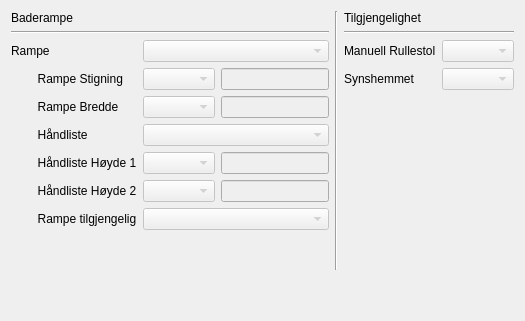
               <widget class="QWidget" name="tab_7">
                <attribute name="title">
                 <string>Baderampe</string>
                </attribute>
                <layout class="QVBoxLayout" name="verticalLayout_39">
                 <item>
                  <layout class="QVBoxLayout" name="verticalLayout_28">
                   <item>
                    <layout class="QHBoxLayout" name="horizontalLayout_43">
                     <item>
                      <layout class="QVBoxLayout" name="verticalLayout_27">
                       <item>
                        <widget class="QLabel" name="label_rampe_boxs_2">
                         <property name="text">
                          <string>Baderampe</string>
                         </property>
                        </widget>
                       </item>
                       <item>
                        <widget class="Line" name="line_7">
                         <property name="orientation">
                          <enum>Qt::Horizontal</enum>
                         </property>
                        </widget>
                       </item>
                       <item>
                        <layout class="QFormLayout" name="formLayout_7">
                         <item row="0" column="0">
                          <widget class="QLabel" name="label_29">
                           <property name="text">
                            <string>Rampe</string>
                           </property>
                          </widget>
                         </item>
                         <item row="0" column="1">
                          <widget class="QComboBox" name="comboBox_2">
                           <property name="enabled">
                            <bool>false</bool>
                           </property>
                           <item>
                            <property name="text">
                             <string/>
                            </property>
                           </item>
                           <item>
                            <property name="text">
                             <string>Ja</string>
                            </property>
                           </item>
                           <item>
                            <property name="text">
                             <string>Nei</string>
                            </property>
                           </item>
                          </widget>
                         </item>
                         <item row="1" column="0">
                          <widget class="QLabel" name="label_rmp_stigning_2">
                           <property name="text">
                            <string>        Rampe Stigning</string>
                           </property>
                          </widget>
                         </item>
                         <item row="1" column="1">
                          <layout class="QHBoxLayout" name="horizontalLayout_37">
                           <item>
                            <widget class="QComboBox" name="comboBox_rmp_stigning_2">
                             <property name="enabled">
                              <bool>false</bool>
                             </property>
                            </widget>
                           </item>
                           <item>
                            <widget class="QLineEdit" name="lineEdit_rmp_stigning_2">
                             <property name="enabled">
                              <bool>false</bool>
                             </property>
                            </widget>
                           </item>
                          </layout>
                         </item>
                         <item row="2" column="0">
                          <widget class="QLabel" name="label_rmp_bredde_2">
                           <property name="text">
                            <string>        Rampe Bredde</string>
                           </property>
                          </widget>
                         </item>
                         <item row="2" column="1">
                          <layout class="QHBoxLayout" name="horizontalLayout_38">
                           <item>
                            <widget class="QComboBox" name="comboBox_rmp_bredde_2">
                             <property name="enabled">
                              <bool>false</bool>
                             </property>
                            </widget>
                           </item>
                           <item>
                            <widget class="QLineEdit" name="lineEdit_rmp_bredde_2">
                             <property name="enabled">
                              <bool>false</bool>
                             </property>
                            </widget>
                           </item>
                          </layout>
                         </item>
                         <item row="3" column="0">
                          <widget class="QLabel" name="label_handliste_2">
                           <property name="text">
                            <string>        Håndliste</string>
                           </property>
                          </widget>
                         </item>
                         <item row="3" column="1">
                          <layout class="QHBoxLayout" name="horizontalLayout_39">
                           <item>
                            <widget class="QComboBox" name="comboBox_handliste_2">
                             <property name="enabled">
                              <bool>false</bool>
                             </property>
                            </widget>
                           </item>
                          </layout>
                         </item>
                         <item row="4" column="0">
                          <widget class="QLabel" name="label_hand1_2">
                           <property name="text">
                            <string>        Håndliste Høyde 1</string>
                           </property>
                          </widget>
                         </item>
                         <item row="4" column="1">
                          <layout class="QHBoxLayout" name="horizontalLayout_40">
                           <item>
                            <widget class="QComboBox" name="comboBox_hand1_2">
                             <property name="enabled">
                              <bool>false</bool>
                             </property>
                            </widget>
                           </item>
                           <item>
                            <widget class="QLineEdit" name="lineEdit_hand1_2">
                             <property name="enabled">
                              <bool>false</bool>
                             </property>
                            </widget>
                           </item>
                          </layout>
                         </item>
                         <item row="5" column="0">
                          <widget class="QLabel" name="label_hand2_2">
                           <property name="text">
                            <string>        Håndliste Høyde 2</string>
                           </property>
                          </widget>
                         </item>
                         <item row="5" column="1">
                          <layout class="QHBoxLayout" name="horizontalLayout_41">
                           <item>
                            <widget class="QComboBox" name="comboBox_hand2_2">
                             <property name="enabled">
                              <bool>false</bool>
                             </property>
                            </widget>
                           </item>
                           <item>
                            <widget class="QLineEdit" name="lineEdit_hand2_2">
                             <property name="enabled">
                              <bool>false</bool>
                             </property>
                            </widget>
                           </item>
                          </layout>
                         </item>
                         <item row="6" column="0">
                          <widget class="QLabel" name="label_26">
                           <property name="text">
                            <string>        Rampe tilgjengelig</string>
                           </property>
                          </widget>
                         </item>
                         <item row="6" column="1">
                          <widget class="QComboBox" name="comboBox">
                           <property name="enabled">
                            <bool>false</bool>
                           </property>
                          </widget>
                         </item>
                        </layout>
                       </item>
                       <item>
                        <spacer name="verticalSpacer_12">
                         <property name="orientation">
                          <enum>Qt::Vertical</enum>
                         </property>
                         <property name="sizeHint" stdset="0">
                          <size>
                           <width>20</width>
                           <height>40</height>
                          </size>
                         </property>
                        </spacer>
                       </item>
                      </layout>
                     </item>
                     <item>
                      <widget class="Line" name="line_10">
                       <property name="orientation">
                        <enum>Qt::Vertical</enum>
                       </property>
                      </widget>
                     </item>
                     <item>
                      <layout class="QVBoxLayout" name="verticalLayout_25">
                       <item>
                        <layout class="QVBoxLayout" name="verticalLayout_26">
                         <item>
                          <widget class="QLabel" name="label_27">
                           <property name="text">
                            <string>Tilgjengelighet</string>
                           </property>
                          </widget>
                         </item>
                         <item>
                          <widget class="Line" name="line_9">
                           <property name="orientation">
                            <enum>Qt::Horizontal</enum>
                           </property>
                          </widget>
                         </item>
                         <item>
                          <layout class="QFormLayout" name="formLayout_8">
                           <property name="fieldGrowthPolicy">
                            <enum>QFormLayout::AllNonFixedFieldsGrow</enum>
                           </property>
                           <item row="0" column="0">
                            <widget class="QLabel" name="label_28">
                             <property name="text">
                              <string>Manuell Rullestol</string>
                             </property>
                            </widget>
                           </item>
                           <item row="0" column="1">
                            <widget class="QComboBox" name="comboBox_manuell_rullestol_2">
                             <property name="enabled">
                              <bool>false</bool>
                             </property>
                            </widget>
                           </item>
                           <item row="1" column="0">
                            <widget class="QLabel" name="label_30">
                             <property name="text">
                              <string>Synshemmet</string>
                             </property>
                            </widget>
                           </item>
                           <item row="1" column="1">
                            <widget class="QComboBox" name="comboBox_syn_2">
                             <property name="enabled">
                              <bool>false</bool>
                             </property>
                            </widget>
                           </item>
                          </layout>
                         </item>
                        </layout>
                       </item>
                       <item>
                        <spacer name="verticalSpacer_13">
                         <property name="orientation">
                          <enum>Qt::Vertical</enum>
                         </property>
                         <property name="sizeHint" stdset="0">
                          <size>
                           <width>20</width>
                           <height>40</height>
                          </size>
                         </property>
                        </spacer>
                       </item>
                      </layout>
                     </item>
                    </layout>
                   </item>
                   <item>
                    <spacer name="verticalSpacer_14">
                     <property name="orientation">
                      <enum>Qt::Vertical</enum>
                     </property>
                     <property name="sizeHint" stdset="0">
                      <size>
                       <width>20</width>
                       <height>40</height>
                      </size>
                     </property>
                    </spacer>
                   </item>
                  </layout>
                 </item>
                </layout>
                <zorder></zorder>
               </widget>
